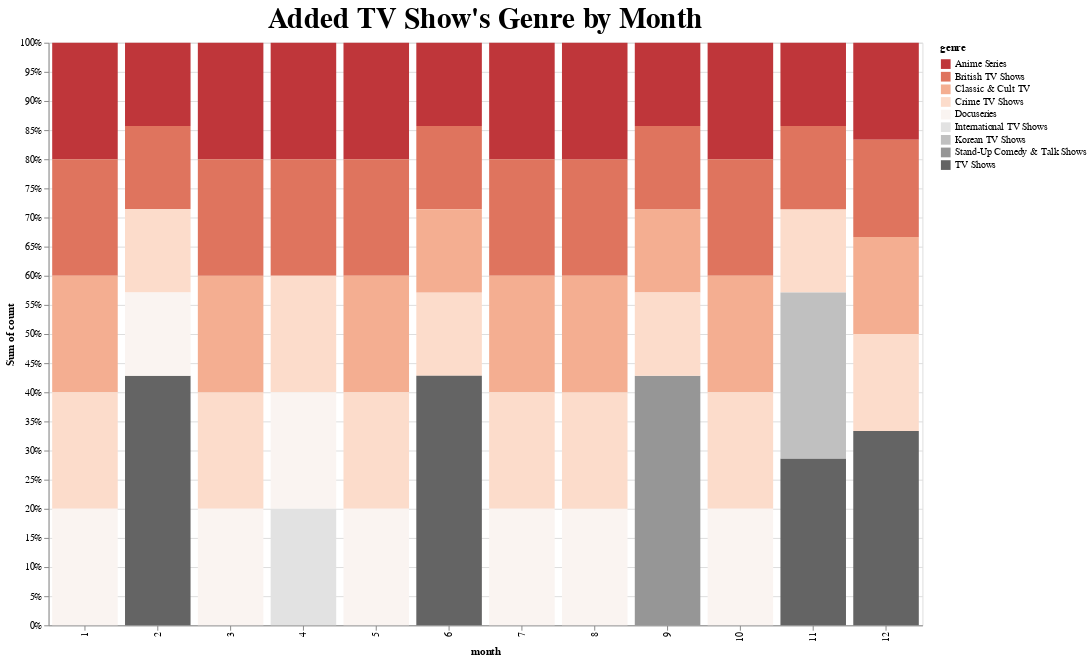

Notebook code for this chart:
### Code cell
alt.Chart(top_month_count_tv).mark_bar().encode(
    x='month:N',
    y=alt.Y('sum(count)', stack="normalize", sort="ascending"),
    color = alt.Color("genre", scale=alt.Scale(scheme='redgrey'))).properties(
    width=900,
    height=600,
    title="Added TV Show's Genre by Month").configure_title(fontSize=30)

### Figure 1 — Vega-Lite specification as saved in the notebook (floating-point values rounded to 4 significant figures)
{"config": {"view": {"continuousWidth": 400, "continuousHeight": 300}, "title": {"fontSize": 30}}, "data": {"name": "data-699220cceac5eae691216aef8750b4fe"}, "mark": "bar", "encoding": {"color": {"field": "genre", "scale": {"scheme": "redgrey"}, "type": "nominal"}, "x": {"field": "month", "type": "nominal"}, "y": {"aggregate": "sum", "field": "count", "sort": "ascending", "stack": "normalize", "type": "quantitative"}}, "height": 600, "title": "Added TV Show's Genre by Month", "width": 900, "$schema": "https://vega.github.io/schema/vega-lite/v4.17.0.json", "datasets": {"data-699220cceac5eae691216aef8750b4fe": [{"month": 1, "genre": "Anime Series", "count": 1}, {"month": 1, "genre": "British TV Shows", "count": 1}, {"month": 1, "genre": "Classic & Cult TV", "count": 1}, {"month": 1, "genre": "Crime TV Shows", "count": 1}, {"month": 1, "genre": "Docuseries", "count": 1}, {"month": 10, "genre": "Anime Series", "count": 1}, {"month": 10, "genre": "British TV Shows", "count": 1}, {"month": 10, "genre": "Classic & Cult TV", "count": 1}, {"month": 10, "genre": "Crime TV Shows", "count": 1}, {"month": 10, "genre": "Docuseries", "count": 1}, {"month": 11, "genre": "Crime TV Shows", "count": 1}, {"month": 11, "genre": "Anime Series", "count": 1}, {"month": 11, "genre": "British TV Shows", "count": 1}, {"month": 11, "genre": "Korean TV Shows", "count": 2}, {"month": 11, "genre": "TV Shows", "count": 2}, {"month": 12, "genre": "TV Shows", "count": 2}, {"month": 12, "genre": "Anime Series", "count": 1}, {"month": 12, "genre": "British TV Shows", "count": 1}, {"month": 12, "genre": "Classic & Cult TV", "count": 1}, {"month": 12, "genre": "Crime TV Shows", "count": 1}, {"month": 2, "genre": "TV Shows", "count": 3}, {"month": 2, "genre": "Anime Series", "count": 1}, {"month": 2, "genre": "British TV Shows", "count": 1}, {"month": 2, "genre": "Crime TV Shows", "count": 1}, {"month": 2, "genre": "Docuseries", "count": 1}, {"month": 3, "genre": "Crime TV Shows", "count": 1}, {"month": 3, "genre": "Classic & Cult TV", "count": 1}, {"month": 3, "genre": "Docuseries", "count": 1}, {"month": 3, "genre": "Anime Series", "count": 1}, {"month": 3, "genre": "British TV Shows", "count": 1}, {"month": 4, "genre": "Anime Series", "count": 1}, {"month": 4, "genre": "British TV Shows", "count": 1}, {"month": 4, "genre": "Crime TV Shows", "count": 1}, {"month": 4, "genre": "Docuseries", "count": 1}, {"month": 4, "genre": "International TV Shows", "count": 1}, {"month": 5, "genre": "Anime Series", "count": 1}, {"month": 5, "genre": "British TV Shows", "count": 1}, {"month": 5, "genre": "Classic & Cult TV", "count": 1}, {"month": 5, "genre": "Crime TV Shows", "count": 1}, {"month": 5, "genre": "Docuseries", "count": 1}, {"month": 6, "genre": "Crime TV Shows", "count": 1}, {"month": 6, "genre": "British TV Shows", "count": 1}, {"month": 6, "genre": "Classic & Cult TV", "count": 1}, {"month": 6, "genre": "TV Shows", "count": 3}, {"month": 6, "genre": "Anime Series", "count": 1}, {"month": 7, "genre": "Anime Series", "count": 1}, {"month": 7, "genre": "British TV Shows", "count": 1}, {"month": 7, "genre": "Classic & Cult TV", "count": 1}, {"month": 7, "genre": "Crime TV Shows", "count": 1}, {"month": 7, "genre": "Docuseries", "count": 1}, {"month": 8, "genre": "Docuseries", "count": 1}, {"month": 8, "genre": "Crime TV Shows", "count": 1}, {"month": 8, "genre": "British TV Shows", "count": 1}, {"month": 8, "genre": "Anime Series", "count": 1}, {"month": 8, "genre": "Classic & Cult TV", "count": 1}, {"month": 9, "genre": "Classic & Cult TV", "count": 1}, {"month": 9, "genre": "Stand-Up Comedy & Talk Shows", "count": 3}, {"month": 9, "genre": "Anime Series", "count": 1}, {"month": 9, "genre": "British TV Shows", "count": 1}, {"month": 9, "genre": "Crime TV Shows", "count": 1}]}}
